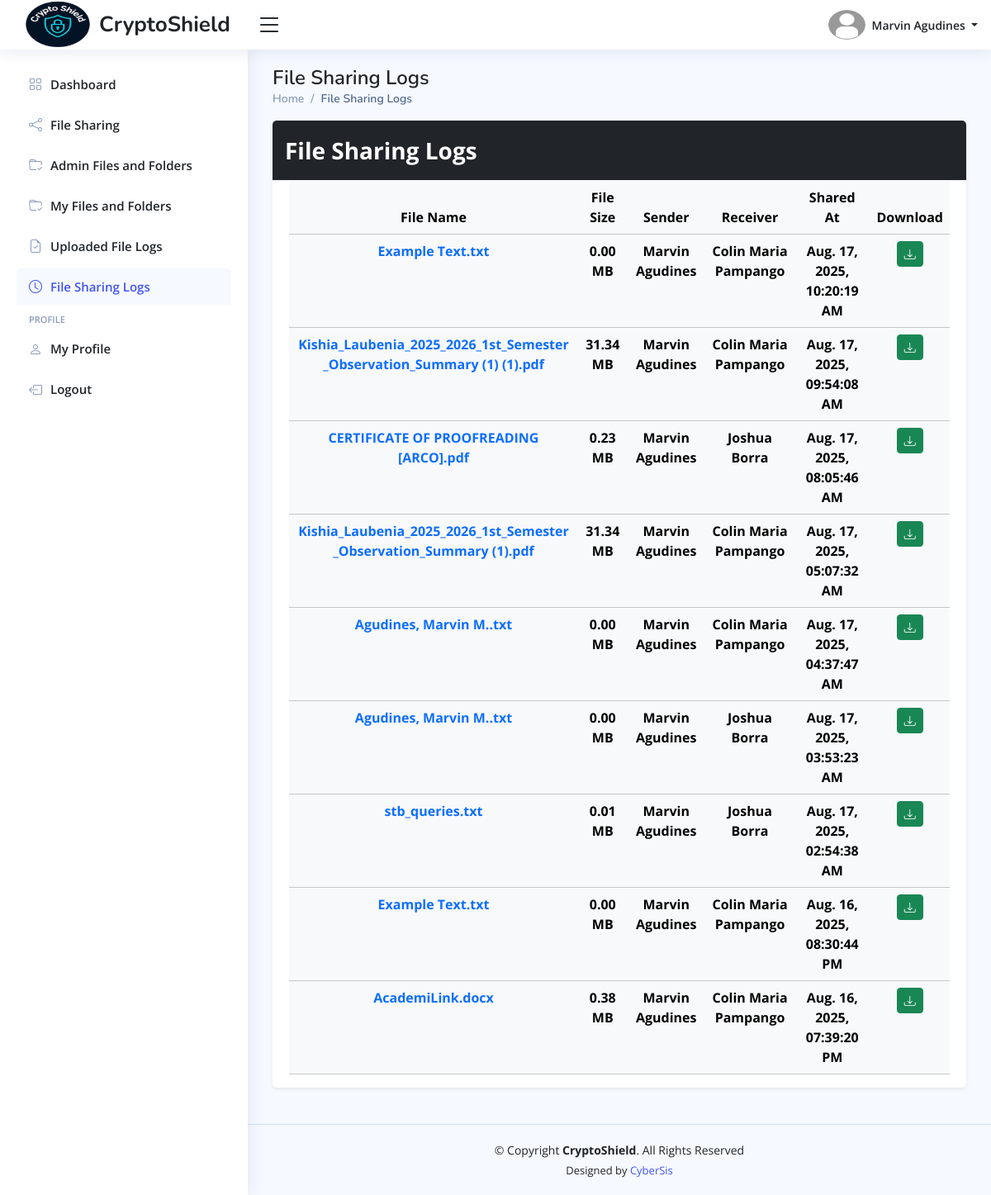
The page /officials/home.php?page=file-sharing-logs (signed in) on the database its author committed.
### tables this page shows
CREATE TABLE `officials_info_tbl` (
  `official_id` int(11) NOT NULL,
  `profile_picture` varchar(255) DEFAULT NULL,
  `date_of_birth` date DEFAULT NULL,
  `gender` enum('Male','Female','Others') DEFAULT 'Others',
  `phone_number` varchar(100) NOT NULL,
  `full_address` varchar(255) NOT NULL,
  `updated_at` timestamp NOT NULL DEFAULT current_timestamp() ON UPDATE current_timestamp()
);

CREATE TABLE `officials_accounts_tbl` (
  `official_id` int(11) NOT NULL,
  `first_name` varchar(100) NOT NULL,
  `middle_name` varchar(100) DEFAULT NULL,
  `last_name` varchar(100) NOT NULL,
  `email_address` varchar(150) NOT NULL,
  `official_password` varchar(255) NOT NULL,
  `position` enum('Brgy. Captain','Brgy. Secretary','Brgy. Treasurer','Brgy. Kagawad','S.K. Chairman','S.K. Kagawad') NOT NULL,
  `is_online` enum('Yes','No') DEFAULT 'No',
  `reset_password_token` varchar(255) DEFAULT NULL,
  `password_token_expiry` datetime DEFAULT NULL,
  `created_at` timestamp NOT NULL DEFAULT current_timestamp(),
  `updated_at` timestamp NOT NULL DEFAULT current_timestamp() ON UPDATE current_timestamp(),
  `last_login` timestamp NULL DEFAULT NULL
);

CREATE TABLE `file_sharing_tbl` (
  `share_id` int(11) NOT NULL,
  `file_id` int(11) NOT NULL,
  `sender` int(11) DEFAULT NULL,
  `receiver` int(11) DEFAULT NULL,
  `shared_at` timestamp NOT NULL DEFAULT current_timestamp()
);

CREATE TABLE `officials_files_tbl` (
  `file_id` int(11) NOT NULL,
  `folder_id` int(11) DEFAULT NULL,
  `file_name` varchar(255) NOT NULL,
  `stored_file_name` varchar(255) NOT NULL,
  `processed_file_name` varchar(255) NOT NULL,
  `file_size` decimal(11,2) NOT NULL,
  `brgy_captain_download` enum('Yes','No') DEFAULT 'Yes',
  `brgy_secretary_download` enum('Yes','No') DEFAULT 'No',
  `brgy_treasurer_download` enum('Yes','No') DEFAULT 'No',
  `brgy_kagawad_download` enum('Yes','No') DEFAULT 'No',
  `sk_chairman_download` enum('Yes','No') DEFAULT 'Yes',
  `sk_kagawad_download` enum('Yes','No') DEFAULT 'No',
  `uploaded_at` timestamp NOT NULL DEFAULT current_timestamp(),
  `modified_at` timestamp NOT NULL DEFAULT current_timestamp() ON UPDATE current_timestamp(),
  `uploaded_by` int(11) DEFAULT NULL
);

### officials/includes/page-titles.php (called while the page is built)
<?php
    $page_titles = [
        "dashboard" => "$position's Dashboard",
        "admin-files-and-folders" => "Admin Files and Folders", "admin-folder-contents" => "Admin Folder Details",
        "my-files-and-folders" => "My Files and Folders", "my-folder-contents" => "My Folder Details", "folder-contents" => "Folder Contents",
        "officials-accounts" => "Officials Accounts",
        "employee-management" => "Employee Management",
        "user-uploaded-files" => "User Uploaded Files",
        "file-sharing" => "File Sharing",
        "file-sharing-logs" => "File Sharing Logs",
        "user-profile" => "User Profile"
    ];
?>

### config/format-time.php (called while the page is built, shortened)
<?php
    function format_timestamp($timestamp) {
        $formatted_timestamp = date("M. d, Y, h:i:s A", strtotime($timestamp));
        return $formatted_timestamp;
    }
?>

### officials/pages/file-sharing-logs.php (the view)
<main class="main" id="main">
  <?php
    include_once "includes/pagetitle.php";
  ?>
  <section class="section">
    <div class="row">
      <div class="col-12">
        <div class="card shadow-sm mb-4">
          <div class="card-header bg-dark text-white fw-bold fs-3 d-flex justify-content-between">
            File Sharing Logs
          </div>
          <div class="card-body pb-0">
            <table class="table table-light table-hover datatable table-responsive">
              <thead>
                <tr>
                  <th scope="col" class="fixed-column text-center"> File Name </th>
                  <th scope="col" class="text-center"> File Size </th>
                  <th scope="col" class="fixed-column text-center"> Sender </th>
                  <th scope="col" class="fixed-column text-center"> Receiver </th>
                  <th scope="col" class="fixed-column text-center"> Shared At </th>
                  <th scope="col" class="text-center"> Download </th>
                </tr>
              </thead>
              <tbody>
                <?php
                    $fetch_file_sharing_logs = $conn->prepare("SELECT
                                                            fst.*,
                                                            ofl.file_name,
                                                            ofl.file_size,
                                                            ofl.stored_file_name,
                                                            CONCAT(sender.first_name, ' ', sender.last_name) AS 'sender',
                                                            CONCAT(receiver.first_name, ' ', receiver.last_name) AS 'receiver'
                                                        FROM file_sharing_tbl fst
                                                        LEFT JOIN officials_files_tbl ofl
                                                        ON fst.file_id = ofl.file_id
                                                        LEFT JOIN officials_accounts_tbl sender
                                                        ON fst.sender = sender.official_id
                                                        LEFT JOIN officials_accounts_tbl receiver
                                                        ON fst.receiver = receiver.official_id
                                                        WHERE fst.sender = :official_id
                                                        ORDER BY fst.shared_at DESC
                                                        ");
                    $fetch_file_sharing_logs->execute([":official_id" => $official_id]);
                    while ($log_data = $fetch_file_sharing_logs->fetch()) {
                ?>
                    <tr class="text-center">
                        <td class="fw-bold text-primary fixed-column">
                            <?php echo htmlspecialchars($log_data["file_name"]); ?>
                        </td>
                        <td class="fw-bold">
                            <?php echo htmlspecialchars($log_data["file_size"] . " MB"); ?>
                        </td>
                        <td class="fw-bold">
                            <?php echo htmlspecialchars($log_data["sender"]); ?>
                        </td>
                        <td class="fw-bold">
                            <?php echo htmlspecialchars($log_data["receiver"]); ?>
                        </td>
                        <td class="fw-bold">
                            <?php echo htmlspecialchars(format_timestamp($log_data["shared_at"])); ?>
                        </td>
                        <td>
                            <a href="../uploads/user-files/<?php echo htmlspecialchars($log_data["stored_file_name"]); ?>"
                               download="<?php echo htmlspecialchars($log_data["file_name"]); ?>" title="Download: <?php echo htmlspecialchars($log_data["file_name"]); ?>"
                               class="btn btn-sm btn-success text-white">
                                <i class="bi bi-download"></i>
                            </a>
                        </td>
                    </tr>
                <?php
                }
                ?>
              </tbody>
            </table>
          </div>
        </div>
      </div>
    </div>
  </section>
</main>

### officials/includes/header.php (shortened to what this page needs)
<header id="header" class="header fixed-top d-flex align-items-center">
    <div class="d-flex align-items-center justify-content-between">
        <a href="home.php?page=dashboard" class="logo d-flex align-items-center">
            <img src="../assets/imgs/logo.png" alt="Logo" width="100">
            <span class="d-none d-lg-block"> CryptoShield </span>
        </a>
        <i class="bi bi-list toggle-sidebar-btn"></i>
    </div>
    <nav class="header-nav ms-auto">
        <ul class="d-flex align-items-center">
            <li class="nav-item dropdown pe-3">
                <a class="nav-link nav-profile d-flex align-items-center pe-0" href="#" data-bs-toggle="dropdown">
                    <img src="<?php echo htmlspecialchars($image_path . $profile_picture); ?>" alt="Profile Image" class="rounded-circle" width="45" height="45">
                    <span class="d-none d-md-block dropdown-toggle ps-2">
                        <?php echo htmlspecialchars($first_name . " " . $last_name); ?>
                    </span>
                </a>
            </li>
        </ul>
    </nav>
</header>

### officials/includes/pagetitle.php (shortened to what this page needs)
<div class="pagetitle">
    <h1>
        <?php echo htmlspecialchars($page_titles[$page_name]); ?>
    </h1>
    <nav>
        <ol class="breadcrumb">
            <li class="breadcrumb-item"><a href="home.php?page=dashboard"> Home </a></li>
            <li class="breadcrumb-item active">
                <?php echo htmlspecialchars($page_titles[$page_name]); ?>
            </li>
        </ol>
    </nav>
</div>

### assets/main/css/main-style.css (style rules this page uses)
:root { scroll-behavior: smooth; }
body { font-family: "Open Sans", sans-serif; background: #f6f9ff; color: #444444; }
a { color: #4154f1; text-decoration: none; }
h1, h2, h3, h4, h5, h6 { font-family: "Nunito", sans-serif; }
#main { margin-top: 60px; padding: 20px 30px; transition: all 0.3s; }
.pagetitle { margin-bottom: 10px; }
.pagetitle h1 { font-size: 24px; margin-bottom: 0; font-weight: 600; color: #212529; }
.card { margin-bottom: 30px; border: none; border-radius: 5px; box-shadow: 0px 0 30px rgba(1, 41, 112, 0.1); }
.card-header, .card-footer { border-color: #ebeef4; background-color: #fff; color: #798eb3; padding: 15px; }
.card-body { padding: 0 20px 20px 20px; }
.breadcrumb { font-size: 14px; font-family: "Nunito", sans-serif; color: #899bbd; font-weight: 600; }
.breadcrumb a { color: #899bbd; transition: 0.3s; }
.breadcrumb .breadcrumb-item::before { color: #899bbd; }
.breadcrumb .active { color: #51678f; font-weight: 600; }
.logo { line-height: 1; }
@media (min-width: 1200px) { .logo { width: 280px; } }
.logo span { font-size: 26px; font-weight: 700; color: #212529; font-family: "Nunito", sans-serif; }
.header { transition: all 0.5s; z-index: 997; height: 60px; box-shadow: 0px 2px 20px rgba(1, 41, 112, 0.1); background-color: #fff; padding-left: 20px; }
.header .toggle-sidebar-btn { font-size: 32px; padding-left: 10px; cursor: pointer; color: #212529; }
.header-nav ul { list-style: none; }
.header-nav>ul { margin: 0; padding: 0; }
.header-nav .nav-profile { color: #212529; }
.header-nav .nav-profile img { max-height: 36px; }
.header-nav .nav-profile span { font-size: 14px; font-weight: 600; }
@media (min-width: 1200px) { #main, #footer { margin-left: 300px; } }

### officials/home.php (style rules this page uses)
.logo img { max-height: 70px; }
.fixed-column { max-width: 350px; word-wrap: break-word; white-space: normal; }

### rows shown on the page
officials_info_tbl: official_id.last_name "Marvin Agudines", official_id.position "File Sharing Logs"
file_sharing_tbl: file.file_name "Example Text.txt", file.file_size "0.00 MB", sender "Marvin Agudines", receiver "Colin Maria Pampango", shared_at "Aug. 17, 2025, 10:20:19 AM"
file_sharing_tbl: file.file_name "Kishia_Laubenia_2025_2026_1st_Semester_Observation_Summary (1) (1).pdf", file.file_size "31.34 MB", sender "Marvin Agudines", receiver "Colin Maria Pampango", shared_at "Aug. 17, 2025, 09:54:08 AM"
file_sharing_tbl: file.file_name "CERTIFICATE OF PROOFREADING [ARCO].pdf", file.file_size "0.23 MB", sender "Marvin Agudines", receiver "Joshua Borra", shared_at "Aug. 17, 2025, 08:05:46 AM"
file_sharing_tbl: file.file_name "Kishia_Laubenia_2025_2026_1st_Semester_Observation_Summary (1).pdf", file.file_size "31.34 MB", sender "Marvin Agudines", receiver "Colin Maria Pampango", shared_at "Aug. 17, 2025, 05:07:32 AM"
file_sharing_tbl: file.file_name "Agudines, Marvin M..txt", file.file_size "0.00 MB", sender "Marvin Agudines", receiver "Colin Maria Pampango", shared_at "Aug. 17, 2025, 04:37:47 AM"
file_sharing_tbl: file.file_name "Agudines, Marvin M..txt", file.file_size "0.00 MB", sender "Marvin Agudines", receiver "Joshua Borra", shared_at "Aug. 17, 2025, 03:53:23 AM"
file_sharing_tbl: file.file_name "stb_queries.txt", file.file_size "0.01 MB", sender "Marvin Agudines", receiver "Joshua Borra", shared_at "Aug. 17, 2025, 02:54:38 AM"
file_sharing_tbl: file.file_name "Example Text.txt", file.file_size "0.00 MB", sender "Marvin Agudines", receiver "Colin Maria Pampango", shared_at "Aug. 16, 2025, 08:30:44 PM"
file_sharing_tbl: file.file_name "AcademiLink.docx", file.file_size "0.38 MB", sender "Marvin Agudines", receiver "Colin Maria Pampango", shared_at "Aug. 16, 2025, 07:39:20 PM"
